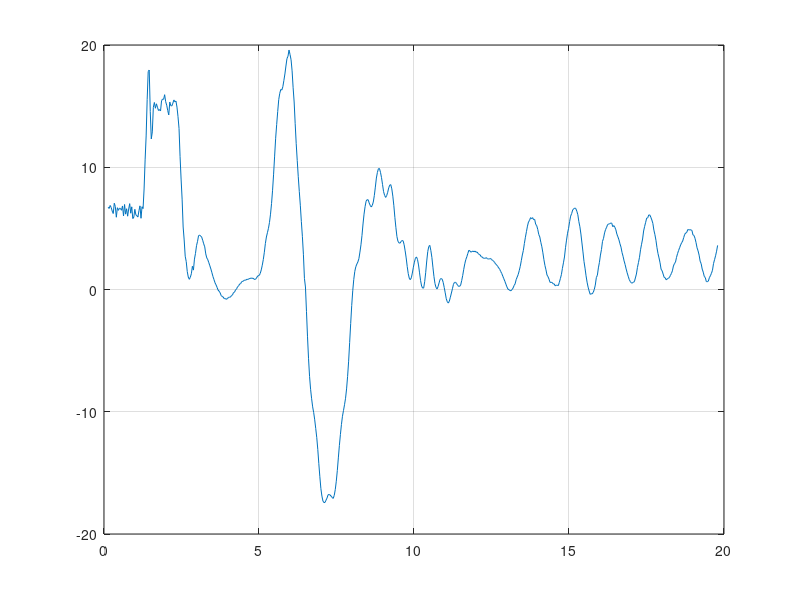
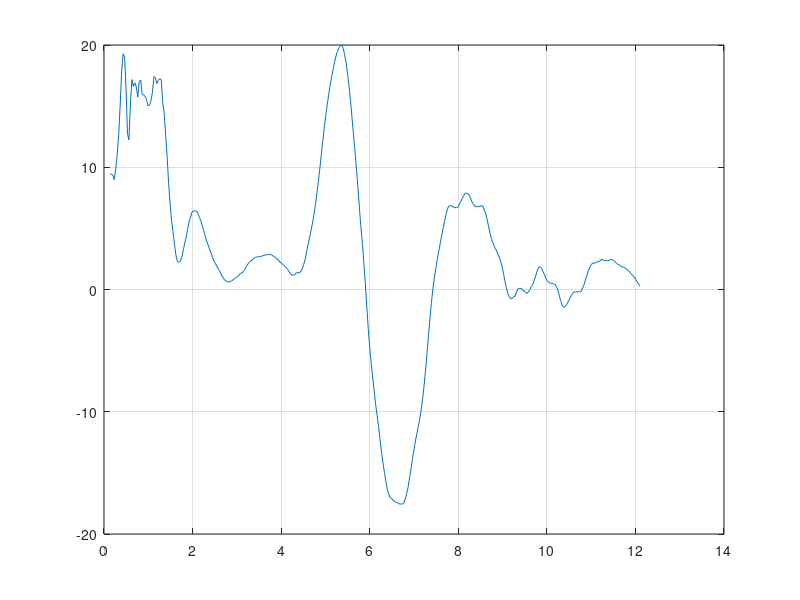
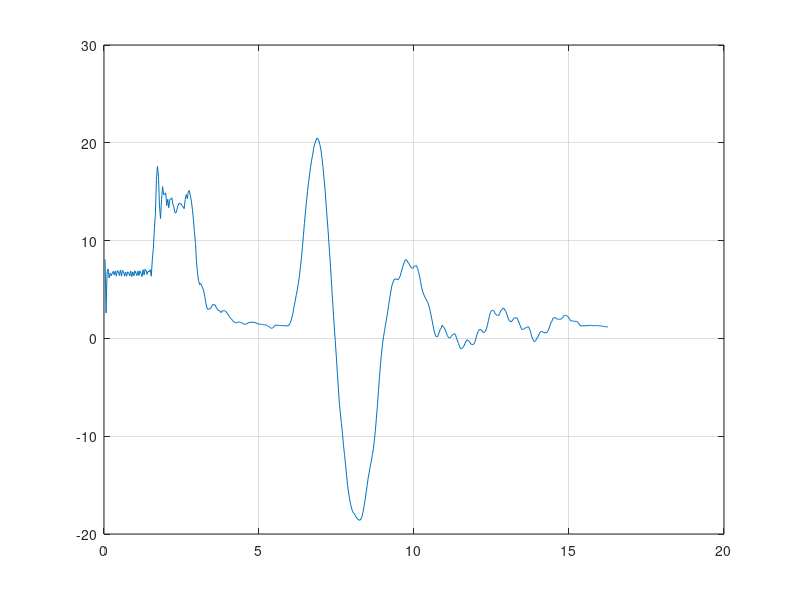
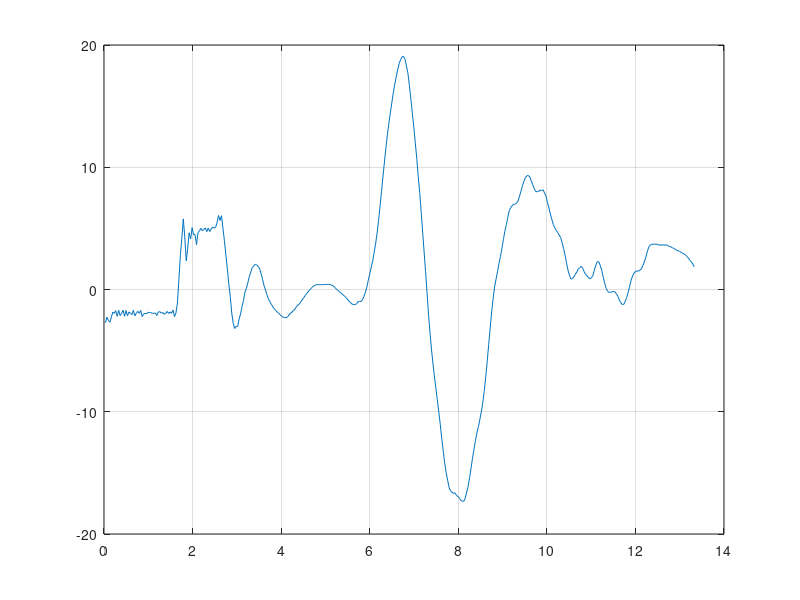

Source code (MATLAB) for these figures, in order:
data1QTS = csvread('1QTS.csv');
data8QTS = csvread('8QTS.csv');
data10QTS = csvread('10QTS.csv');
data13QTS = csvread('13QTS.csv');

t1QTS = data1QTS(:,1);
t8QTS = data8QTS(:,1);
t10QTS = data10QTS(:,1);
t13QTS = data13QTS(:,1);

x1QTS1 = data1QTS(:,2);
x8QTS1 = data8QTS(:,2);
x10QTS1 = data10QTS(:,2);
x13QTS1 = data13QTS(:,2);

y1QTS1 = data1QTS(:,3);
y8QTS1 = data8QTS(:,3);
y10QTS1 = data10QTS(:,3);
y13QTS1 = data13QTS(:,3);

x1QTS2 = data1QTS(:,4);
x8QTS2 = data8QTS(:,4);
x10QTS2 = data10QTS(:,4);
x13QTS2 = data13QTS(:,4);

y1QTS2 = data1QTS(:,5);
y8QTS2 = data8QTS(:,5);
y10QTS2 = data10QTS(:,5);
y13QTS2 = data13QTS(:,5);

angle1QTS = atan((x1QTS2-x1QTS1)./(y1QTS2-(y1QTS1)))*180/pi;
angle8QTS = atan((x8QTS2-x8QTS1)./(y8QTS2-(y8QTS1)))*180/pi;
angle10QTS = atan((x10QTS2-x10QTS1)./(y10QTS2-(y10QTS1)))*180/pi;
angle13QTS = atan((x13QTS2-x13QTS1)./(y13QTS2-(y13QTS1)))*180/pi;

x0=0;
y0=0;
plotwidth=650;
height=400;

figure(1)
plot(t1QTS(5:end),angle1QTS(5:end));
grid on
set(gcf,'position',[x0,y0,plotwidth,height])
exportgraphics(gcf,'angle1QTS.pdf','ContentType','vector')

figure(2)
plot(t8QTS(5:end),angle8QTS(5:end));
grid on
set(gcf,'position',[x0,y0,plotwidth,height])
exportgraphics(gcf,'angle8QTS.pdf','ContentType','vector')

figure(3)
plot(t10QTS(5:end),angle10QTS(5:end));
grid on
set(gcf,'position',[x0,y0,plotwidth,height])
exportgraphics(gcf,'angle10QTS.pdf','ContentType','vector')

figure(4)
plot(t13QTS(5:end),angle13QTS(5:end));
grid on
set(gcf,'position',[x0,y0,plotwidth,height])
exportgraphics(gcf,'angle13QTS.pdf','ContentType','vector')
